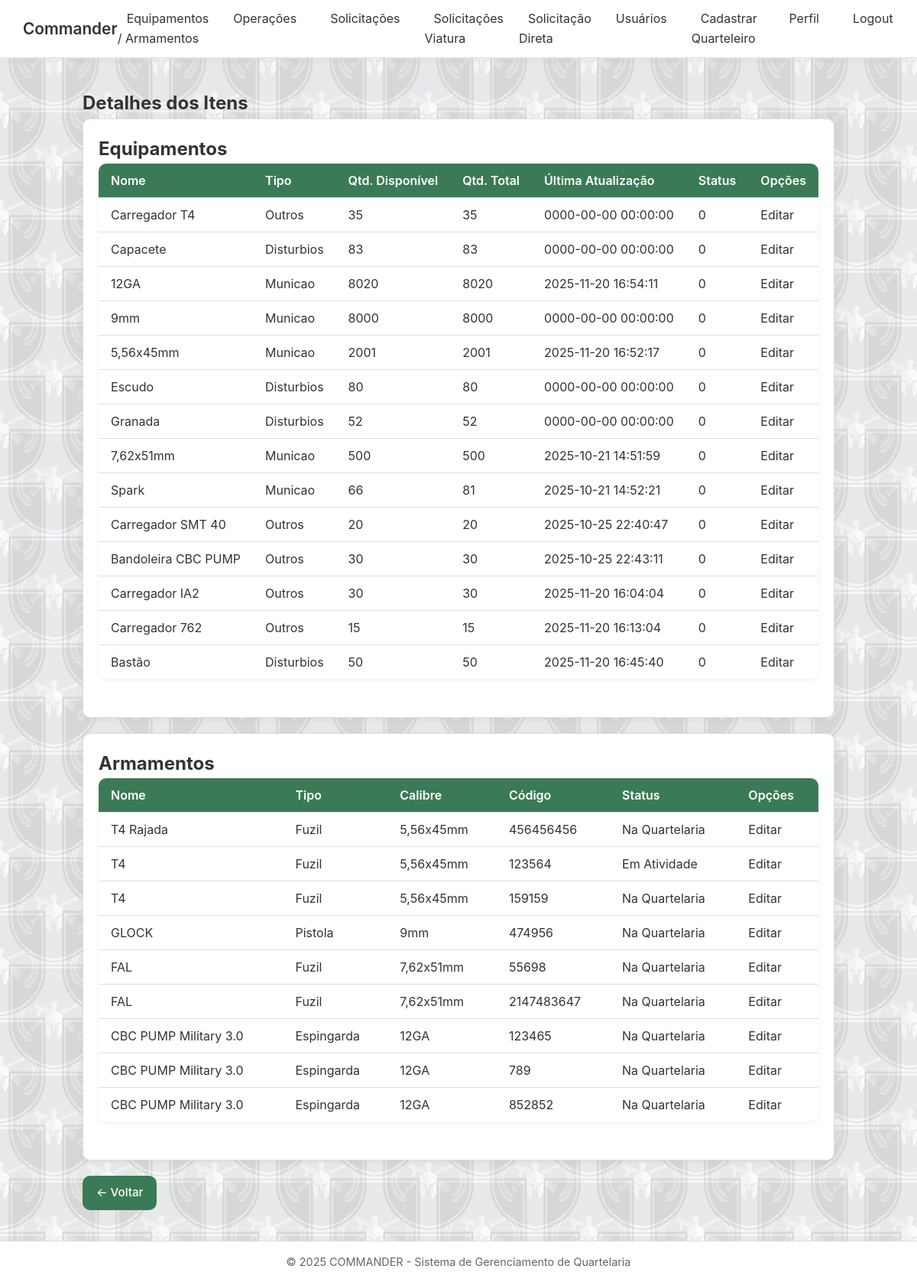
The page /verDetalhesItens.php (signed in) on the database its author committed.
### tables this page shows
CREATE TABLE IF NOT EXISTS `equipamentos` (
  `id_equipamento` int NOT NULL AUTO_INCREMENT,
  `nome_equipamento` varchar(255) NOT NULL,
  `tipo_equipamento` text NOT NULL,
  `quantidade_equipamento` int NOT NULL,
  `quantidade_disponivel_equipamento` int NOT NULL,
  `ultima_atualizacao_equipamento` datetime DEFAULT CURRENT_TIMESTAMP ON UPDATE CURRENT_TIMESTAMP,
  `status_equipamento` int NOT NULL,
  PRIMARY KEY (`id_equipamento`)
);

CREATE TABLE IF NOT EXISTS `armamentos` (
  `id_armamento` int NOT NULL AUTO_INCREMENT,
  `nome_armamento` varchar(255) NOT NULL,
  `tipo_armamento` text NOT NULL,
  `calibre_armamento` text NOT NULL,
  `codigo_armamento` int NOT NULL,
  `status_armamento` int NOT NULL,
  PRIMARY KEY (`id_armamento`)
);

### verDetalhesItens.php (the view, shortened to what this page needs)
<?php
include("conecta.php");
$sqlArmamentos = "SELECT * FROM armamentos ORDER BY nome_armamento DESC";
$sqlEquipamentos = "SELECT * FROM equipamentos";
$queryArmamentos = mysqli_query($conexao, $sqlArmamentos);
$queryEquipamentos = mysqli_query($conexao, $sqlEquipamentos);
?>
<!DOCTYPE html>
<html lang="pt-br">
<head>
    <link rel="stylesheet" href="style.css">
</head>
<body>
<header>
  <nav>
    <div class="logo" ><a href="homeQuarteleiro.php">Commander</a></div>
    <ul>
      <li><a href="equipamentos.php" class="ativo">Equipamentos / Armamentos</a></li>
      <li><a href="operacoes.php">Operações</a></li>
      <li><a href="solicitacoesQuarteleiro.php">Solicitações</a></li>
      <li><a href="solicitacoesVtr.php">Solicitações Viatura</a></li>
      <li><a href="solicitarSolicitante.php">Solicitação Direta</a></li>
      <li><a href="listarUsuarios.php">Usuários</a></li>
      <li><a href="cadastrarQuarteleiro.php">Cadastrar Quarteleiro</a></li>
      <li><a href="editarPerfil.php">Perfil</a></li>
      <li><a href="logout.php">Logout</a></li>
    </ul>
  </nav>
</header>
<main class="container">
  <section>
    <h1>Detalhes dos Itens</h1>
    <div class="card">
      <h2>Equipamentos</h2>
      <div class="tabela-responsiva">
        <table>
          <thead>
            <tr>
              <th>Nome</th>
              <th>Tipo</th>
              <th>Qtd. Disponível</th>
              <th>Qtd. Total</th>
              <th>Última Atualização</th>
              <th>Status</th>
              <th>Opções</th>
            </tr>
          </thead>
          <tbody>
            <?php
            while ($dadosEquip = mysqli_fetch_array($queryEquipamentos)) {
                $nome = $dadosEquip['nome_equipamento'];
                $tipo = $dadosEquip['tipo_equipamento'];
                $quantTotal = $dadosEquip['quantidade_equipamento'];
                $quantDisp = $quantTotal - $dadosEquip['quantidade_disponivel_equipamento'];
                $data = $dadosEquip['ultima_atualizacao_equipamento'];
                $status = $dadosEquip['status_equipamento'];
                $id = $dadosEquip['id_equipamento'];
                echo "<tr>
                        <td>$nome</td>
                        <td>$tipo</td>
                        <td>$quantDisp</td>
                        <td>$quantTotal</td>
                        <td>$data</td>
                        <td>$status</td>
                        <td>
                            <a href='editarEquipamento.php?id=$id' class='link-editar'>Editar</a>
                        </td>
                      </tr>";
            }
            ?>
          </tbody>
        </table>
      </div>
    </div>
    <div class="card">
      <h2>Armamentos</h2>
      <div class="tabela-responsiva">
        <table>
          <thead>
            <tr>
              <th>Nome</th>
              <th>Tipo</th>
              <th>Calibre</th>
              <th>Código</th>
              <th>Status</th>
              <th>Opções</th>
            </tr>
          </thead>
          <tbody>
            <?php
            while ($dadosArma = mysqli_fetch_array($queryArmamentos)) {
                $nome = $dadosArma['nome_armamento'];
                $tipo = $dadosArma['tipo_armamento'];
                $calibre = $dadosArma['calibre_armamento'];
                $codigo = $dadosArma['codigo_armamento'];
                $status = $dadosArma['status_armamento'];
                if($status == 0){
                  $status = "Na Quartelaria";
                }elseif($status == 1){
                  $status = "Em Atividade";
                }
                $id = $dadosArma['id_armamento'];
                echo "<tr>
                        <td>$nome</td>
                        <td>$tipo</td>
                        <td>$calibre</td>
                        <td>$codigo</td>
                        <td>$status</td>
                        <td>
                            <a href='editarArmamento.php?id=$id' class='link-editar'>Editar</a>
                        </td>
                      </tr>";
            }
            ?>
          </tbody>
        </table>
      </div>
    </div>
    <div class="voltar">
      <a href="equipamentos.php" class="btn secundario">← Voltar</a>
    </div>
  </section>
</main>
<footer>
&copy; <?php echo date("Y"); ?> COMMANDER - Sistema de Gerenciamento de Quartelaria</footer>
</body>
</html>

### style.css (style rules this page uses)
:root { --cor-fundo: #f9fafb; --cor-card: #ffffff; --cor-borda: #dcdfe3; --cor-texto: #333; --cor-suave: #666; --cor-principal: #3b7a57; --cor-principal-hover: #2e6045; --radius: 10px; --sombra: 0 2px 10px rgba(0, 0, 0, 0.05); --transicao: 0.25s ease; --max-largura: 1100px; --font-base: "Inter", "Roboto", sans-serif; }
* { margin: 0; padding: 0; box-sizing: border-box; font-family: var(--font-base); }
body { background: transparent; color: var(--cor-texto); line-height: 1.6; display: flex; flex-direction: column; min-height: 100vh; position: relative; overflow-x: hidden; }
body::before { content: ""; position: fixed; inset: 0; background-image: url('img/logo.png'); background-size: 140px 140px; background-repeat: repeat; opacity: 0.08; z-index: -1; pointer-events: none; }
body::after { content: ""; position: fixed; inset: 0; background-image: url('logo.png'); background-size: 140px 140px; background-position: 70px 70px; background-repeat: repeat; opacity: 0.08; z-index: -1; pointer-events: none; }
nav { background: var(--cor-card); border-bottom: 1px solid var(--cor-borda); box-shadow: var(--sombra); display: flex; justify-content: space-between; align-items: center; padding: 12px 30px; position: sticky; top: 0; z-index: 10; }
nav .logo { font-weight: 600; color: var(--cor-principal); font-size: 1.3rem; }
nav ul { list-style: none; display: flex; gap: 20px; }
nav ul li a { color: var(--cor-texto); text-decoration: none; padding: 8px 12px; border-radius: var(--radius); transition: var(--transicao); }
.container { flex: 1; max-width: var(--max-largura); margin: 40px auto; padding: 0 20px; position: relative; z-index: 1; }
button, .btn { background: var(--cor-principal); color: #fff; border: none; padding: 10px 18px; border-radius: var(--radius); font-weight: 500; cursor: pointer; transition: var(--transicao); font-size: 0.95rem; }
.btn, a.btn { background: var(--cor-principal); color: #fff !important; border: none; padding: 10px 18px; border-radius: var(--radius); font-weight: 500; cursor: pointer; transition: var(--transicao); font-size: 0.95rem; text-decoration: none; display: inline-block; }
table { width: 100%; border-collapse: separate; border-spacing: 0; background: var(--cor-card); border-radius: var(--radius); box-shadow: var(--sombra); overflow: hidden; margin-bottom: 30px; }
th, td { padding: 12px 16px; text-align: left; border-bottom: 1px solid var(--cor-borda); }
th { background: var(--cor-principal); color: white; font-weight: 600; border-top: none; }
tr:last-child td { border-bottom: none; }
.card { background: var(--cor-card); border: 1px solid var(--cor-borda); border-radius: var(--radius); padding: 20px; box-shadow: var(--sombra); margin-bottom: 20px; }
footer { background: var(--cor-card); border-top: 1px solid var(--cor-borda); color: var(--cor-suave); text-align: center; padding: 15px; font-size: 0.9rem; position: relative; z-index: 1; }
a { text-decoration: none; color: var(--cor-texto); }

### rows shown on the page
equipamentos: nome_equipamento "Carregador T4", tipo_equipamento "Outros", quantidade_equipamento "35", ultima_atualizacao_equipamento "0000-00-00 00:00:00", status_equipamento "0"
equipamentos: nome_equipamento "Capacete", tipo_equipamento "Disturbios", quantidade_equipamento "83", ultima_atualizacao_equipamento "0000-00-00 00:00:00", status_equipamento "0"
equipamentos: nome_equipamento "12GA", tipo_equipamento "Municao", quantidade_equipamento "8020", ultima_atualizacao_equipamento "2025-11-20 16:54:11", status_equipamento "0"
equipamentos: nome_equipamento "9mm", tipo_equipamento "Municao", quantidade_equipamento "8000", ultima_atualizacao_equipamento "0000-00-00 00:00:00", status_equipamento "0"
equipamentos: nome_equipamento "5,56x45mm", tipo_equipamento "Municao", quantidade_equipamento "2001", ultima_atualizacao_equipamento "2025-11-20 16:52:17", status_equipamento "0"
equipamentos: nome_equipamento "Escudo", tipo_equipamento "Disturbios", quantidade_equipamento "80", ultima_atualizacao_equipamento "0000-00-00 00:00:00", status_equipamento "0"
equipamentos: nome_equipamento "Granada", tipo_equipamento "Disturbios", quantidade_equipamento "52", ultima_atualizacao_equipamento "0000-00-00 00:00:00", status_equipamento "0"
equipamentos: nome_equipamento "7,62x51mm", tipo_equipamento "Municao", quantidade_equipamento "500", ultima_atualizacao_equipamento "2025-10-21 14:51:59", status_equipamento "0"
equipamentos: nome_equipamento "Spark", tipo_equipamento "Municao", quantDisp "66", quantidade_equipamento "81", ultima_atualizacao_equipamento "2025-10-21 14:52:21", status_equipamento "0"
equipamentos: nome_equipamento "Carregador SMT 40", tipo_equipamento "Outros", quantidade_equipamento "20", ultima_atualizacao_equipamento "2025-10-25 22:40:47", status_equipamento "0"
equipamentos: nome_equipamento "Bandoleira CBC PUMP", tipo_equipamento "Outros", quantidade_equipamento "30", ultima_atualizacao_equipamento "2025-10-25 22:43:11", status_equipamento "0"
equipamentos: nome_equipamento "Carregador IA2", tipo_equipamento "Outros", quantidade_equipamento "30", ultima_atualizacao_equipamento "2025-11-20 16:04:04", status_equipamento "0"
equipamentos: nome_equipamento "Carregador 762", tipo_equipamento "Outros", quantidade_equipamento "15", ultima_atualizacao_equipamento "2025-11-20 16:13:04", status_equipamento "0"
equipamentos: nome_equipamento "Bastão", tipo_equipamento "Disturbios", quantidade_equipamento "50", ultima_atualizacao_equipamento "2025-11-20 16:45:40", status_equipamento "0"
armamentos: nome_armamento "T4 Rajada", tipo_armamento "Fuzil", calibre_armamento "5,56x45mm", codigo_armamento "456456456", status_armamento "Na Quartelaria"
armamentos: nome_armamento "T4", tipo_armamento "Fuzil", calibre_armamento "5,56x45mm", codigo_armamento "123564", status_armamento "Em Atividade"
armamentos: nome_armamento "T4", tipo_armamento "Fuzil", calibre_armamento "5,56x45mm", codigo_armamento "159159", status_armamento "Na Quartelaria"
armamentos: nome_armamento "GLOCK", tipo_armamento "Pistola", calibre_armamento "9mm", codigo_armamento "474956", status_armamento "Na Quartelaria"
armamentos: nome_armamento "FAL", tipo_armamento "Fuzil", calibre_armamento "7,62x51mm", codigo_armamento "55698", status_armamento "Na Quartelaria"
armamentos: nome_armamento "FAL", tipo_armamento "Fuzil", calibre_armamento "7,62x51mm", codigo_armamento "2147483647", status_armamento "Na Quartelaria"
armamentos: nome_armamento "CBC PUMP Military 3.0", tipo_armamento "Espingarda", calibre_armamento "12GA", codigo_armamento "123465", status_armamento "Na Quartelaria"
armamentos: nome_armamento "CBC PUMP Military 3.0", tipo_armamento "Espingarda", calibre_armamento "12GA", codigo_armamento "789", status_armamento "Na Quartelaria"
armamentos: nome_armamento "CBC PUMP Military 3.0", tipo_armamento "Espingarda", calibre_armamento "12GA", codigo_armamento "852852", status_armamento "Na Quartelaria"
